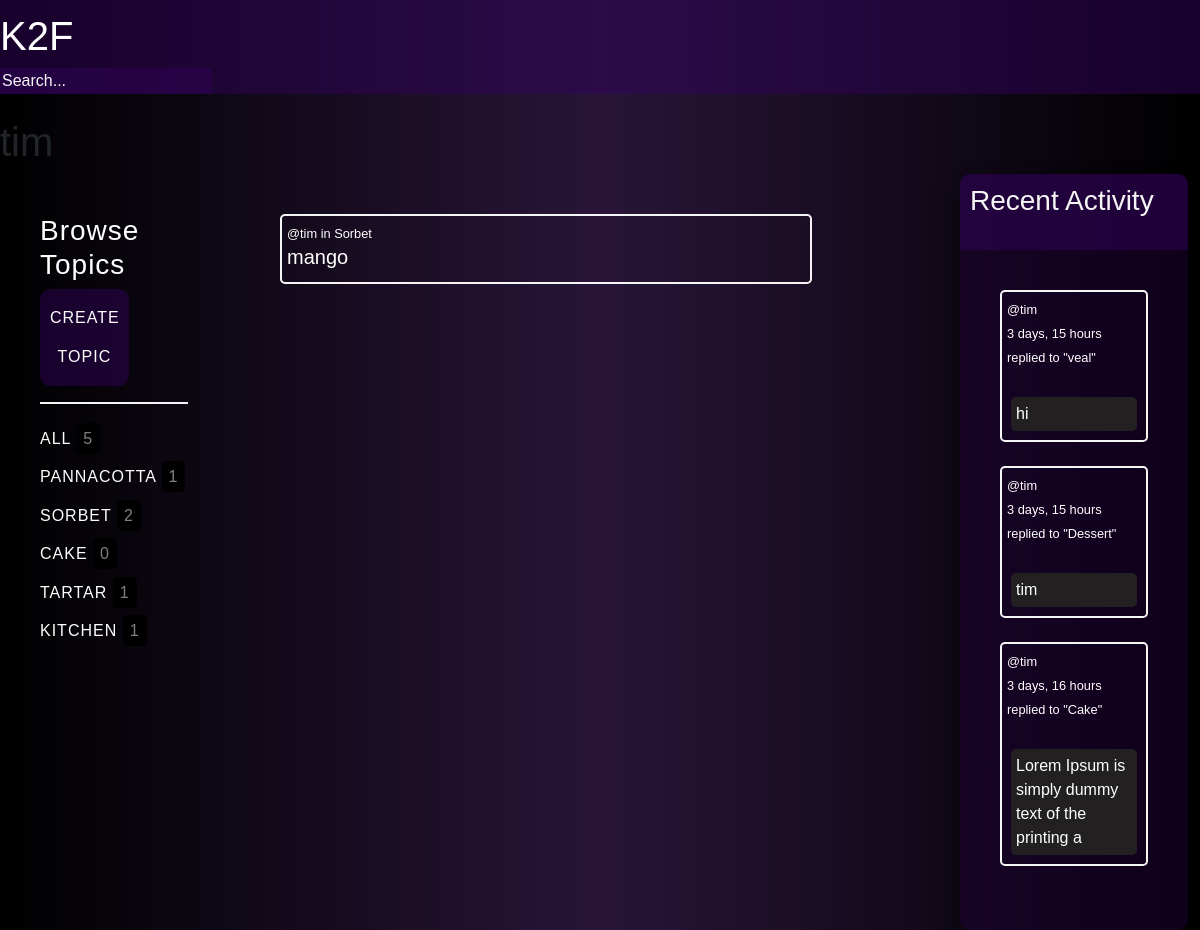
Screenshot of /profile/3/ with the database file from the repository.
### base/models.py (models this page shows, shortened)
class Topic(models.Model):
    name = models.CharField(max_length=200)

class Room(models.Model):
    host = models.ForeignKey(User, on_delete=models.SET_NULL, null=True)
    topic = models.ForeignKey(Topic, on_delete=models.SET_NULL, null=True)
    name = models.CharField(max_length=200)
    description = models.TextField(null=True, blank=True)
    participants = models.ManyToManyField(User, related_name='participants', blank=True)
    updated = models.DateTimeField(auto_now=True)
    created = models.DateTimeField(auto_now_add=True)
    class Meta:
        ordering = ['-updated', '-created']
    def __str__(self):
        return self.name

class Message(models.Model):
    user = models.ForeignKey(User, on_delete=models.CASCADE)
    room = models.ForeignKey(Room, on_delete=models.CASCADE)
    body = models.TextField()
    updated = models.DateTimeField(auto_now=True)
    created = models.DateTimeField(auto_now_add=True)
    class Meta:
        ordering = ['-updated', '-created']
    def __str__(self):
        return self.body[0:50]

### base/views.py (the view)
# urls.py: path('profile/<str:pk>/', views.userProfile, name='user-profile'),
def userProfile(request, pk):
    user = User.objects.get(id=pk)
    rooms = user.room_set.all()
    room_messages = user.message_set.all()
    topics = Topic.objects.all()
    context = {'user': user, 'rooms': rooms,
               'room_messages': room_messages,
               'topics': topics}
    return render(request, 'base/profile.html', context)

### base/templates/base/profile.html (shortened to what this page needs)
{% extends "base.html" %}
{% load static %}
{% block content %}
<h1>{{user.username}}</h1>
<div class="profile-container">
    <div>
        {% include 'base/topics_component.html' %}
    </div>
    <div>
        {% include 'base/feed_component.html' %}
    </div>
    <div>
        {% include 'base/activity_component.html' %}
    </div>
</div>
{% endblock %}

### base/templates/base/topics_component.html
<div class="topic-feed">
    <h3>Browse Topics</h3>
    <div class="create-btn">
        <a href="{% url 'create-topic' %}">Create topic</a>
    </div>
    <hr>
    <div>
        <a href="{% url 'home' %}">All <span>{{topics.count}}</span></a>
    </div>
    {% for topic in topics %}
    <div>
        <a href="{% url 'home' %}?q={{topic.name}}">{{topic.name}} <span>{{topic.room_set.all.count}}</span></a>
    </div>
    {% endfor %}
</div>

### base/templates/base/feed_component.html (shortened to what this page needs)
<div class="feed-feed">
    {% for room in rooms %}
    <div class="feed-wrapper">
        <small><a href="{% url 'user-profile' room.host.id %}">@{{room.host.username}}</a></small><small> in {{ room.topic.name }}</small>
        <h5><a href="{% url 'room' room.id %}">{{room.name}}</a></h5>
    </div>
    <br>
    {% endfor %}
</div>

### base/templates/base/activity_component.html (shortened to what this page needs)
<div class="activity-feed">
    <div class="activity-feed-header">
        <h3 >Recent Activity</h3>
        <br>
    </div>
    <div class="comment-fieald-wrapper">
        {% for message in room_messages %}
        <div class="comment-wrapper">
            <small><a href="{% url 'user-profile' message.user.id %}">@{{message.user}}</a>
            </small>
            <br>
            <small>{{message.created|timesince}}</small>
            <br>
            <small>replied to "{{message.room}}"</small>
            <br>
            <br>
            <p class="comment-field">{{message}}</p>
        </div>
        <br>
        {% endfor %}
    </div>
</div>

### static/css/base.css (style rules this page uses)
html { height: 100%; }
.home-container, .profile-container { display: grid; grid-template-columns: 1fr 3fr 1fr; }
a { text-decoration: none; color: hsl(0, 0%, 100%); }
.feed-wrapper { border: 2px solid whitesmoke; }
.activity-feed, .feed-feed, .topic-feed, .participants-feed hr { color: #fff; }
hr { border: 1px solid whitesmoke; }
.topic-feed { letter-spacing: 1px; line-height: 2.4; width: 95%; padding: 40px; }
.topic-feed a { text-transform: uppercase; }
.topic-feed span { color: grey; text-decoration: none; border: solid 2px black; padding: 5px; background-color: rgb(0, 0, 0); border-radius: 20%; height: 1px; }
.create-btn { background-color: rgba(49, 2, 88, 0.5); color: white; padding: 16px; font-size: 16px; border: none; width: 60%; padding: 10px; text-align: center; border-radius: 10px; }
.activity-feed, .participants-feed { width: 95%; background: rgba(30, 1, 53, 0.5); box-sizing: border-box; box-shadow: 0 15px 25px rgba(0, 0, 0, .6); border: none; border-radius: 10px; }
.activity-feed-header, .participants-feed-header { background-color: rgba(49, 2, 88, 0.5); margin: 0; color: whitesmoke; padding-top: 10px; padding-left: 10px; border: none; border-top-left-radius: 10px; border-top-right-radius: 10px; }
.comment-fieald-wrapper { padding: 40px; }
.comment-wrapper { border: solid 2px whitesmoke; padding: 5px; border-radius: 5px; }
.comment-field { background-color: rgb(34, 32, 32); padding: 5px; margin: 4px; border-radius: 5px; }
.feed-feed { width: 85%; padding: 40px; border: none; border-radius: 10px; }
.feed-wrapper { border: solid 2px whitesmoke; padding: 5px; border-radius: 5px; }

### rows the page displays
Topic: name "PANNACOTTA", room_set.all.count "1"
Topic: name "SORBET", room_set.all.count "2"
Topic: name "CAKE", room_set.all.count "0"
Topic: name "TARTAR", room_set.all.count "1"
Topic: name "KITCHEN", room_set.all.count "1"
Room: host.username "tim", topic.name "Sorbet", name "mango"
Message: user "tim", created "3 days, 15 hours", room "veal", body "hi"
Message: user "tim", created "3 days, 15 hours", room "Dessert", body "tim"
Message: user "tim", created "3 days, 16 hours", room "Cake", body "Lorem Ipsum is simply dummy text of the printing a"

### other values shown
{{ user.username }} "tim"
{{ topics.count }} "5"
